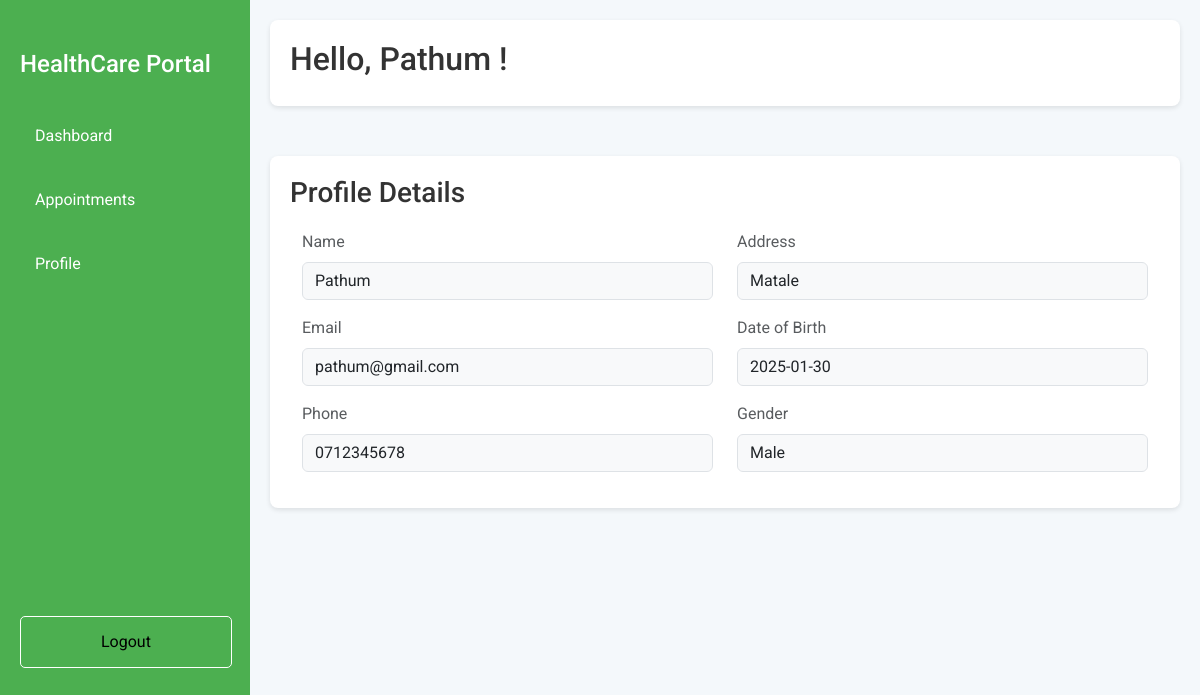
The page /doctorProfile.php (signed in) on the database its author committed.
### tables this page shows
CREATE TABLE `doctors` (
  `did` int(11) NOT NULL,
  `name` varchar(100) NOT NULL,
  `email` varchar(100) NOT NULL,
  `password` varchar(255) NOT NULL,
  `phone` varchar(10) NOT NULL,
  `address` varchar(255) NOT NULL,
  `dob` date NOT NULL,
  `gender` enum('male','female') NOT NULL,
  `created_at` timestamp NOT NULL DEFAULT current_timestamp()
);

### doctorProfile.php (the view, shortened to what this page needs)
<?php
include('dbconnection.php');
$user_id = $_SESSION['doctor_id'];
$query = "SELECT * FROM doctors WHERE did = :user_id";
$stmt = $conn->prepare($query);
$stmt->bindParam(':user_id', $user_id);
$stmt->execute();
$user = $stmt->fetch(PDO::FETCH_ASSOC);
?>
<!DOCTYPE html>
<html lang="en">
<head>
    <link href="https://cdn.jsdelivr.net/npm/bootstrap@5.3.3/dist/css/bootstrap.min.css" rel="stylesheet"
>
</head>
<body>
    <div class="sidebar">
        <h4 style="margin:30px auto">HealthCare Portal</h4>
        <a href="doctorDashboard.php">Dashboard</a>
        <a href="appointmentDoctor.php">Appointments</a>
        <a href="doctorProfile.php">Profile</a>
        <form action="" method="POST" style="display: inline;">
            <button type="submit" name="logout" class="logout-btn">Logout</button>
        </form>
    </div>
    <div class="main-content">
        <div class="header">
            <h2>Hello, <?php echo ucfirst($user['name']) . ' '; ?>!</h2>
        </div>
        <div class="profile-details">
            <h3>Profile Details</h3>
            <div class="container">
                <div class="row">
                    <div class="col-md-6">
                        <div class="mb-3">
                            <label class="form-label text-muted">Name</label>
                            <p class="form-control bg-light"><?php echo ucwords($user['name']); ?></p>
                        </div>
                        <div class="mb-3">
                            <label class="form-label text-muted">Email</label>
                            <p class="form-control bg-light"><?php echo $user['email']; ?></p>
                        </div>
                        <div class="mb-3">
                            <label class="form-label text-muted">Phone</label>
                            <p class="form-control bg-light"><?php echo $user['phone']; ?></p>
                        </div>
                    </div>
                    <div class="col-md-6">
                        <div class="mb-3">
                            <label class="form-label text-muted">Address</label>
                            <p class="form-control bg-light"><?php echo ucwords($user['address']); ?></p>
                        </div>
                        <div class="mb-3">
                            <label class="form-label text-muted">Date of Birth</label>
                            <p class="form-control bg-light"><?php echo $user['dob']; ?></p>
                        </div>
                        <div class="mb-3">
                            <label class="form-label text-muted">Gender</label>
                            <p class="form-control bg-light"><?php echo ucwords($user['gender']); ?></p>
                        </div>
                    </div>
                </div>
            </div>
        </div>
    </div>
</body>
</html>

### doctorProfile.php (style rules this page uses)
* { margin: 0; padding: 0; box-sizing: border-box; }
body { font-family: 'Roboto', sans-serif; background-color: #f4f8fb; display: flex; justify-content: flex-start; min-height: 100vh; }
.sidebar { width: 250px; background-color: #4CAF50; padding: 20px; color: white; height: 100vh; position: fixed; }
.sidebar a { display: block; color: white; padding: 15px; text-decoration: none; margin: 10px 0; border-radius: 5px; }
.logout-btn { margin-top: 150%; background: none; border: 1px solid white; color: black; cursor: pointer; padding: 13px 80px; border-radius: 5px; font: inherit; text-align: start; }
.main-content { margin-left: 250px; width: calc(100% - 250px); padding: 20px; }
.header { display: flex; justify-content: space-between; align-items: center; background-color: #fff; padding: 20px; border-radius: 8px; box-shadow: 0 2px 5px rgba(0, 0, 0, 0.1); margin-bottom: 50px; }
.header h2 { color: #333; }
.profile-details { background-color: #fff; padding: 20px; border-radius: 8px; box-shadow: 0 2px 5px rgba(0, 0, 0, 0.1); margin-bottom: 20px; }
.profile-details h3 { margin-bottom: 20px; color: #333; }

### rows shown on the page
doctors: name "Pathum", email "pathum@gmail.com", phone "0712345678", address "Matale", dob "2025-01-30", gender "Male"
